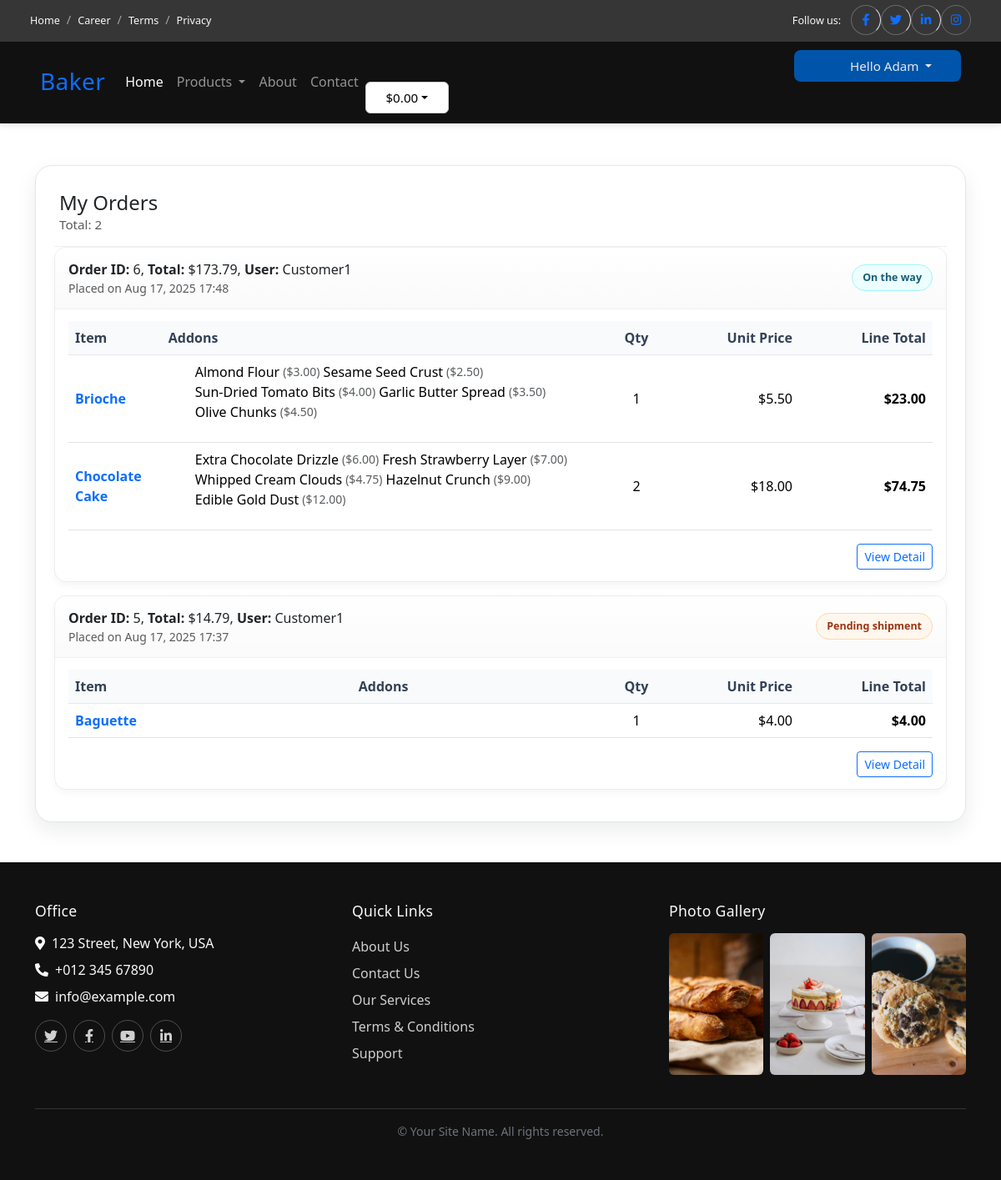
The page /shop/orders/ (signed in) on the database its author committed.
### shop/models.py (models this page shows, shortened)
class Order(models.Model):
    user = models.ForeignKey(settings.AUTH_USER_MODEL, on_delete=models.CASCADE)
    subtotal = models.DecimalField(max_digits=10, decimal_places=2, default=Decimal("0.00"))
    shipping_address = models.ForeignKey("main.Address",on_delete=models.PROTECT,related_name="orders")
    shipping_method = models.CharField(max_length=20, choices=[("regular", "Regular"), ("fast", "Fast")], default="regular")
    shipping_fee = models.DecimalField(max_digits=10, decimal_places=2, default=Decimal("0.00"))
    tax_amount = models.DecimalField(max_digits=10, decimal_places=2, default=Decimal("0.00"))
    total = models.DecimalField(max_digits=10, decimal_places=2, default=Decimal("0.00"))
    order_status = models.CharField(max_length=20, choices=[("Pending shipment", "Pending shipment"), ('On the way', 'On the way'), ("Completed", "Completed"), ("Canceled", "Canceled")], default="Pending shipment")
    created_at = models.DateTimeField(auto_now_add=True)
    class Meta:
        ordering = ["-created_at"]

class OrderItem(models.Model):
    order = models.ForeignKey(Order, on_delete=models.CASCADE, related_name="items")
    product = models.ForeignKey("main.Product", on_delete=models.SET_NULL, null=True, blank=True)
    product_name = models.CharField(max_length=200)
    unit_price = models.DecimalField(max_digits=10, decimal_places=2)
    quantity = models.PositiveIntegerField(default=1)
    addons = models.JSONField(default=list, blank=True)
    @property
    def addons_list(self):
        return self.addons if isinstance(self.addons, list) else []
    @property
    def base_total(self) -> Decimal:
        return (self.unit_price * self.quantity).quantize(Decimal("0.01"), rounding=ROUND_HALF_UP)
    @property
    def addons_total(self) -> Decimal:
        total = Decimal("0.00")
        for a in (self.addons or []):
            qty = int(a.get("quantity", 0) or 0)
            if qty <= 0:
                continue
            price = Decimal(str(a.get("unit_price", "0.00")))
            total += price * qty
        return total.quantize(Decimal("0.01"), rounding=ROUND_HALF_UP)
    @property
    def line_total(self) -> Decimal:
        return (self.base_total + self.addons_total).quantize(Decimal("0.01"), rounding=ROUND_HALF_UP)

### shop/views.py (the view, shortened to what this page needs)
# urls.py: path("orders/", order_list_view, name="order_list"),
@login_required
def order_list_view(request):
    role = request.user.profile.role
    if not role:
        return HttpResponseForbidden("You don't have permission to view orders.")
    print(role)
    if role == "CUSTOMER":
        orders = Order.objects.filter(user=request.user).order_by("-created_at")
        template = "shop/customer_order_list.html"
        status_choices = None
    else:
        return HttpResponseForbidden("You don't have permission to view orders.")
    return render(request, template, {"orders": orders, "status_choices": status_choices})

### shop/context_processors.py (called while the page is built)
def cart_context(request):
    try:
        cart = get_or_create_cart(request)
        items = cart.items.select_related("product") # type: ignore
        total = sum(i.quantity * i.unit_price for i in items)
        count = sum(i.quantity for i in items)
    except Exception:
        cart, items, total, count = None, [], 0, 0
    return {
        "cart_items": items,
        "cart_total": total,
        "cart_count": count,
    }

### shop/utils.py (called while the page is built)
def get_or_create_cart(request):
    if request.user.is_authenticated:
        cart, _ = Cart.objects.get_or_create(user=request.user, session_key=None)
        return cart
    session_key = _ensure_session_key(request)
    cart, _ = Cart.objects.get_or_create(user=None, session_key=session_key)
    return cart

### shop/templates/shop/customer_order_list.html (shortened to what this page needs)
{% extends "main/base.html" %}
{% load static %}
{% block extra_head %}
  <link rel="stylesheet" href="{% static 'shop/css/order_detail.css' %}">
{% endblock %}
{% block content %}
<section class="container order-page">
  <div class="order-card">
    <div class="order-header">
      <div class="oh-left">
        <h1 class="mb-0">My Orders</h1>
        <div class="oh-sub">
          <span class="text-muted">Total: {{ orders|length }}</span>
        </div>
      </div>
    </div>
    <div class="order-body">
      {% for order in orders %}
        <div class="panel mb-3">
          <div class="panel-h d-flex justify-content-between align-items-center">
            <div>
              <div><strong>Order ID:</strong> {{ order.id }}, <strong>Total:</strong> ${{ order.total|floatformat:2 }}, <strong>User:</strong> {{ order.user }}</div>
              <div class="text-muted small">Placed on {{ order.created_at|date:"M d, Y H:i" }}</div>
            </div>
            <div>
              {% if order.order_status == "Pending shipment" %}
                <span class="badge-status badge-pending">Pending shipment</span>
              {% elif order.order_status == "On the way" %}
                <span class="badge-status badge-onway">On the way</span>
              {% elif order.order_status == "Completed" %}
                <span class="badge-status badge-completed">Completed</span>
              {% elif order.order_status == "Canceled" %}
                <span class="badge-status badge-canceled">Canceled</span>
              {% else %}
                <span class="badge-status">{{ order.order_status }}</span>
              {% endif %}
            </div>
          </div>
          <div class="panel-b">
            {% if order.items.all %}
              <div class="table-order-wrapper">
                <table class="table table-hover align-middle mb-0 table-order">
                  <thead>
                    <tr>
                      <th>Item</th>
                      <th>Addons</th>
                      <th class="text-center" style="width:110px;">Qty</th>
                      <th class="text-end" style="width:140px;">Unit Price</th>
                      <th class="text-end" style="width:160px;">Line Total</th>
                    </tr>
                  </thead>
                  <tbody>
                    {% for it in order.items.all %}
                      <tr>
                        <td>
                          {% if it.product %}
                            <a href="/menu/{{ it.product.id }}/" class="product-name fw-semibold">{{ it.product_name }}</a>
                          {% else %}
                            <span class="product-name fw-semibold">{{ it.product_name }}</span>
                          {% endif %}
                        </td>
                        <td>
                            {% if it.addons_list %}
                                <ul>
                                {% for a in it.addons_list %}
                                    <span class="addon-badge d-inline-flex align-items-center gap-1">
                                    {{ a.name }}
                                    <span class="text-muted small">(${{ a.unit_price }})</span>
                                    </span>
                                {% endfor %}
                                </ul>
                            {% endif %}
                        </td>
                        <td class="text-center">{{ it.quantity }}</td>
                        <td class="text-end"><span class="price">${{ it.unit_price|floatformat:2 }}</span></td>
                        <td class="text-end fw-semibold">
                          {% if it.line_total %}
                            <span class="price">${{ it.line_total|floatformat:2 }}</span>
                          {% else %}
                            <span class="price">${{ it.unit_price|floatformat:2 }}</span> × {{ it.quantity }}
                          {% endif %}
                        </td>
                      </tr>
                    {% endfor %}
                  </tbody>
                </table>
              </div>
            {% else %}
              <div class="text-muted">No items found for this order.</div>
            {% endif %}
            <div class="mt-3 d-flex gap-2 justify-content-end">
              <a class="btn btn-sm btn-outline-primary" href="#">View Detail</a>
            </div>
          </div>
        </div>
      {% endfor %}
    </div>
  </div>
</section>
{% endblock %}

### main/templates/main/header.html (shortened to what this page needs)
<div class="site-topbar text-light d-none d-lg-block">
  <div class="container-fluid">
    <div class="row gx-0 align-items-center" style="min-height: 48px">
      <div class="col-lg-6 px-4 text-start">
        <ol class="breadcrumb mb-0 topbar-breadcrumb">
          <li class="breadcrumb-item">
            <a class="small text-light" href="{% url 'main:index' %}">Home</a>
          </li>
          <li class="breadcrumb-item">
            <a class="small text-light" href="#">Career</a>
          </li>
          <li class="breadcrumb-item">
            <a class="small text-light" href="#">Terms</a>
          </li>
          <li class="breadcrumb-item">
            <a class="small text-light" href="#">Privacy</a>
          </li>
        </ol>
      </div>
      <div class="col-lg-6 px-4 text-end">
        <small class="follow-label me-2">Follow us:</small>
        <span class="social-icons d-inline-flex align-items-center">
          <a class="social-btn border-end" href="#"
            ><i class="fab fa-facebook-f"></i
          ></a>
          <a class="social-btn border-end" href="#"
            ><i class="fab fa-twitter"></i
          ></a>
          <a class="social-btn border-end" href="#"
            ><i class="fab fa-linkedin-in"></i
          ></a>
          <a class="social-btn" href="#"><i class="fab fa-instagram"></i></a>
        </span>
      </div>
    </div>
  </div>
</div>
<nav class="navbar navbar-expand-lg navbar-dark bg-dark site-navbar fixed-top">
  <div class="container-fluid px-lg-5">
    <a href="{% url 'main:index' %}" class="navbar-brand ms-2 ms-lg-0">
      <span class="text-primary h3 mb-0">Baker</span>
    </a>
    <div class="collapse navbar-collapse" id="navbarCollapse">
      <ul class="navbar-nav mx-auto p-3 p-lg-0">
        <li class="nav-item">
          <a href="{% url 'main:index' %}" class="nav-link active">Home</a>
        </li>
        <li class="nav-item dropdown">
          <a
            class="nav-link dropdown-toggle"
            id="menuDropdown"
            role="button"
            data-bs-toggle="dropdown"
            aria-expanded="false"
          >
            Products
          </a>
        </li>
        <li class="nav-item"><a href="#" class="nav-link">About</a></li>
        <li class="nav-item"><a href="#" class="nav-link">Contact</a></li>
      </ul>
      <div
        class="flex-row gap-2 mt-2 mt-lg-0 justify-content-lg-end w-100 w-lg-auto"
      >
        <div
          class="button-cart-group d-flex flex-column justify-content-end flex-lg-row align-items-lg-center w-100 w-lg-auto"
        >
          {% if request.user.is_authenticated %}
          <div
            class="user-dropdown dropdown w-40 w-lg-auto text-center text-lg-center"
          >
            <button
              class="dropdown-toggle btn btn-outline-light w-100 w-lg-auto"
              id="userMenuBtn"
              data-bs-toggle="dropdown"
              aria-expanded="false"
            >
              Hello {{ request.user.first_name }}
            </button>
          </div>
          {% endif %}
        </div>
        <div class="cart-group btn-group dropdown-center">
          <button
            class="cart-price-box dropdown-toggle nav-control"
            id="cartPriceBtn"
            data-bs-toggle="dropdown"
            aria-expanded="false"
          >
            <span id="cartTotal">$0.00</span>
          </button>
        </div>
      </div>
    </div>
  </div>
</nav>

### main/static/main/css/header.css (style rules this page uses)
:root { --header-topbar-height: 48px; --header-navbar-height: 60px; --header-primary: var(--bs-primary, #0d6efd); --topbar-h: 50px; --navbar-h: 56px; }
.site-topbar { position: fixed; top: 0; left: 0; right: 0; height: var(--topbar-h); display: flex; align-items: center; z-index: 1041; font-size: 0.9rem; color: #fff; background-color: #363636; transform: translateY(0); transition: transform 0.3s ease; }
.site-navbar { position: fixed; top: var(--topbar-h); left: 0; right: 0; z-index: 1040; transition: top 0.3s ease; }
@media (min-width: 992px) { body { padding-top: calc(var(--topbar-h) + var(--navbar-h)); } }
.topbar-breadcrumb { background: none; margin: 0; padding: 0; }
.topbar-breadcrumb .breadcrumb-item + .breadcrumb-item::before { color: rgba(255, 255, 255, 0.55); }
.topbar-breadcrumb .breadcrumb-item a { color: #cfcfcf; text-decoration: none; transition: color 0.2s ease; }
.follow-label { font-weight: 500; }
.social-icons .social-btn { display: inline-flex; align-items: center; justify-content: center; width: 36px; height: 36px; color: var(--header-primary); text-decoration: none; transition: background-color 0.2s, color 0.2s; }
.social-icons .social-btn.border-end { border-right: 1px solid rgba(255, 255, 255, 0.2); }
@media (min-width: 992px) { .site-topbar { position: fixed; top: 0; left: 0; right: 0; } }
.site-navbar { z-index: 1040; box-shadow: 0 2px 8px rgba(0, 0, 0, 0.12); min-height: 100px; }
.site-navbar .nav-link { padding: 0.75rem 1rem; transition: color 0.2s ease; }
.site-navbar .navbar-brand .text-primary { letter-spacing: 0.4px; }
@media (min-width: 992px) { .site-navbar { top: var(--header-topbar-height); position: fixed; left: 0; right: 0; } }
@media (min-width: 992px) { body { padding-top: calc( var(--header-topbar-height) + var(--header-navbar-height) ); } }
.site-topbar.bg-dark, .site-navbar.bg-dark { background-color: #111 !important; }
.cart-price-box { display: flex; align-items: center; justify-content: center; width: 200px; height: 40px; padding: 0; margin: 0 !important; border-width: 1px; font-size: 16px; border-radius: 8px; box-sizing: border-box; background: #ffffff; color: #000; border: 1px solid #ccc; text-align: center; }
.login, .sign-up, .cart-price-box { width: 100px; border-radius: 6px; margin-right: 10px; }
.cart-group { position: relative; display: inline-block; align-items: center; vertical-align: top; gap: 0; }
@media (min-width: 992px) { .user-dropdown .btn, .button-group .btn, .cart-price-box { height: auto !important; line-height: normal !important; width: 100px !important; font-size: 0.95rem !important; padding: 0.5rem 1rem !important; } }
@media (min-width: 992px) { .button-cart-group, .cart-group { margin-left: auto !important; } }
@media (min-width: 992px) { .button-group a, .cart-group button { width: auto; margin: 0 4px; font-size: 0.95rem; padding: 6px 14px; } }

### main/static/main/css/footer.css (style rules this page uses)
.social-btn { width: 38px; height: 38px; display: inline-flex; align-items: center; justify-content: center; border: 1px solid rgba(255, 255, 255, .25); border-radius: 50%; color: #cfcfcf; transition: all .2s ease; }

### main/templates/main/base.html (style rules this page uses)
.user-dropdown { position: relative; display: inline-block; background: #0055aa; border-radius: 8px; width: 200px; box-sizing: border-box; }
.user-dropdown .dropdown-toggle { width: 200px; height: 40px; padding: 0 12px; font-size: 16px; border-radius: 8px; box-sizing: border-box; background: #0055aa; color: #e7e7e7; border: 1px solid transparent; }

### rows shown on the page
Order: id "6", total "173.79", user "Customer1", created_at "Aug 17, 2025 17:48", order_status "On the way"
OrderItem: product_name "Brioche", name "Almond Flour" "Sesame Seed Crust" "Sun-Dried Tomato Bits" "Garlic Butter Spread" "Olive Chunks", unit_price "3.00" "2.50" "4.00" "3.50" "4.50", quantity "1", unit_price "5.50", line_total "23.00"
OrderItem: product_name "Chocolate Cake", name "Extra Chocolate Drizzle" "Fresh Strawberry Layer" "Whipped Cream Clouds" "Hazelnut Crunch" "Edible Gold Dust", unit_price "6.00" "7.00" "4.75" "9.00" "12.00", quantity "2", unit_price "18.00", line_total "74.75"
Order: id "5", total "14.79", user "Customer1", created_at "Aug 17, 2025 17:37", order_status "Pending shipment"
OrderItem: product_name "Baguette", quantity "1", unit_price "4.00", line_total "4.00"

### other values the page prints
{{ request.user.first_name }} "Adam"
{{ orders|length }} "2"
